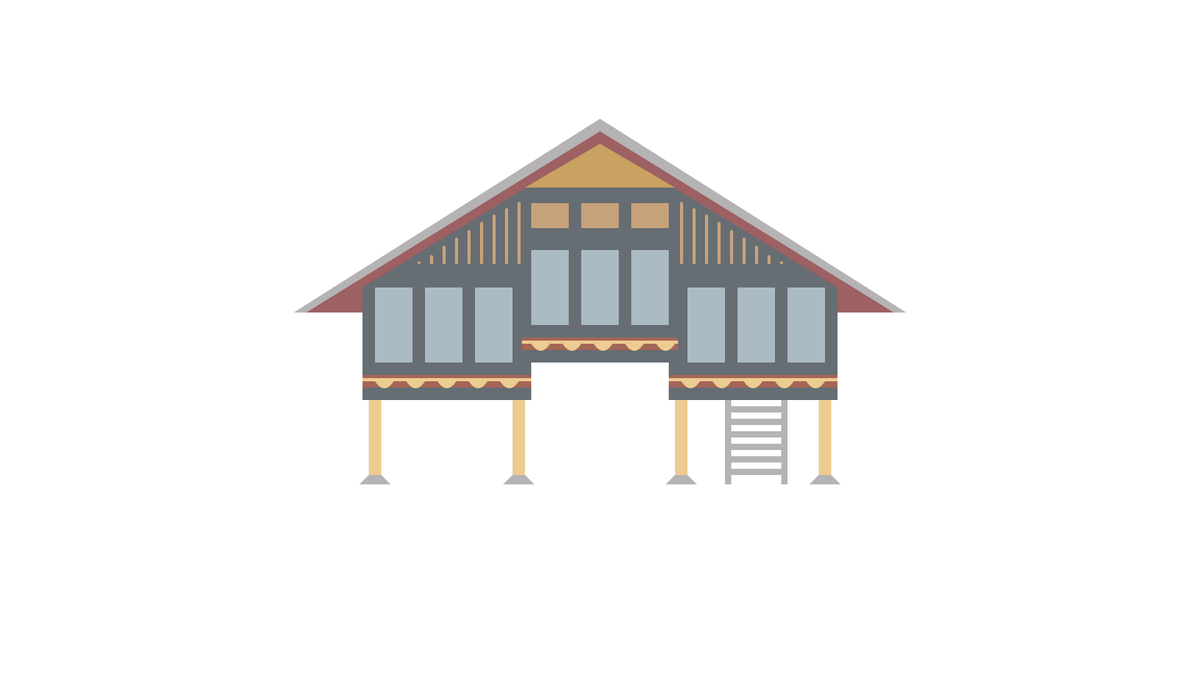
Frame 1 (no input)
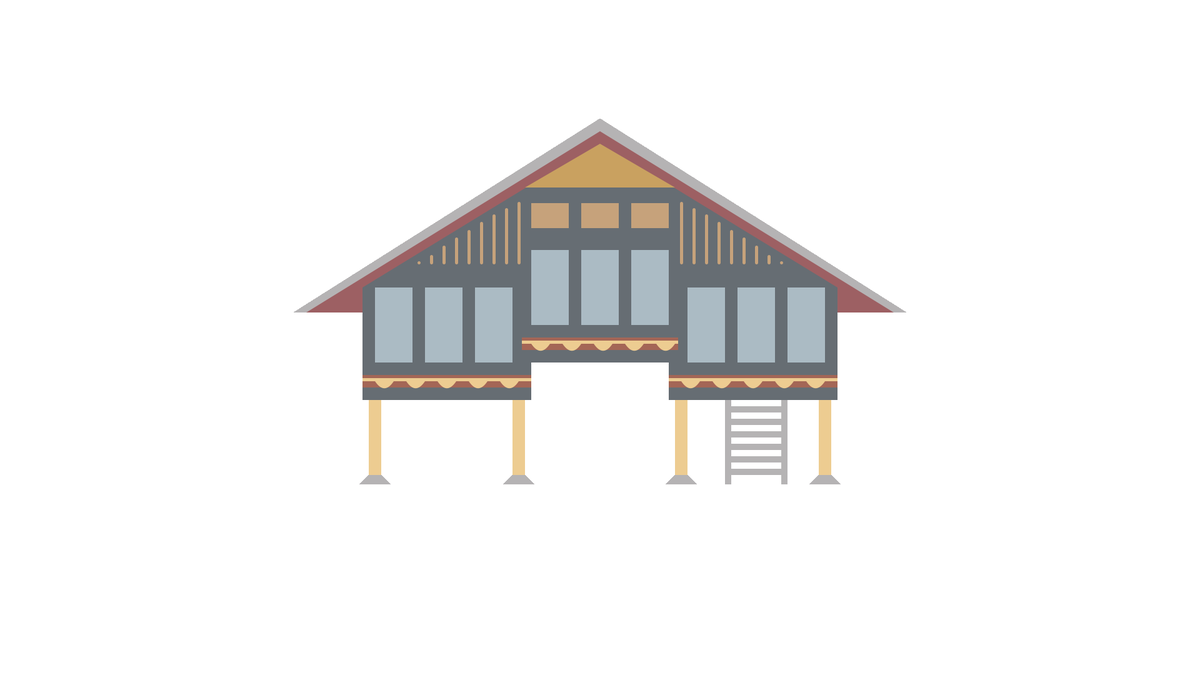
Frame 60 (the mouse pressed at the canvas centre just before this capture)
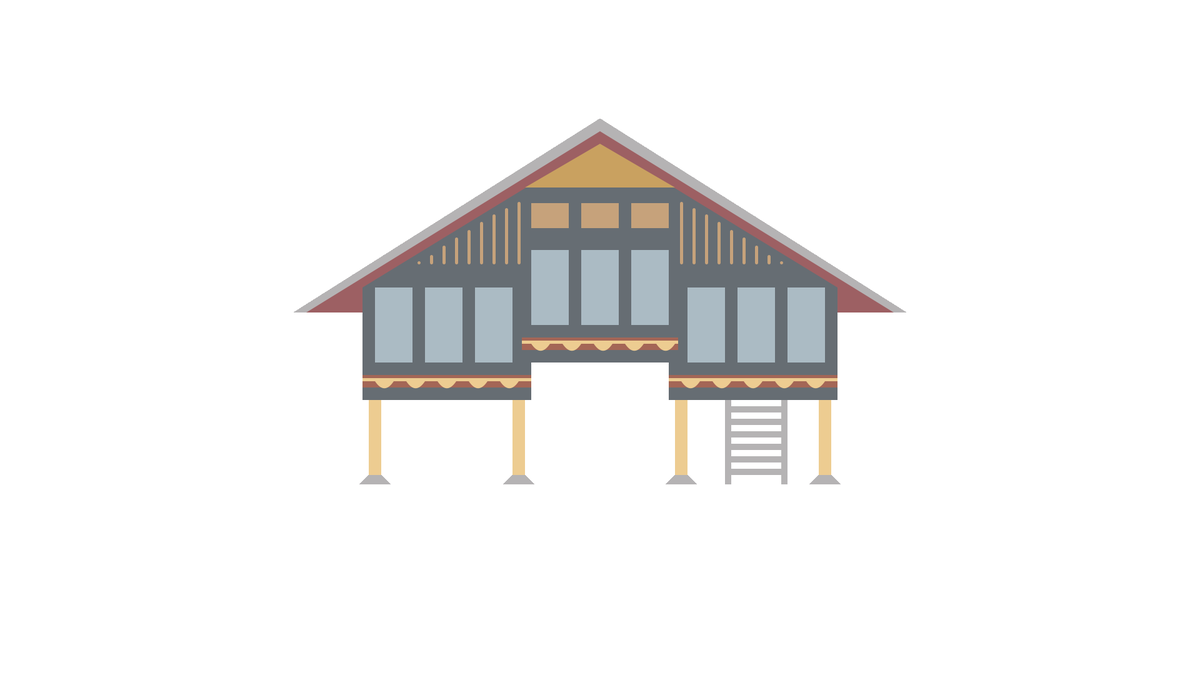
Frame 120 (the mouse held since frame 60 and released just before this capture)

The Processing sketch that drew these frames (run headless with seeded random() and noise(); from frame 60 on, the mouse is pressed at the canvas centre):

// Processing sketch: rumahAceh
// ── rumahAceh.pde
//temporary

void setup(){
  background(255);
  size(1920, 1080);
}

void draw(){
  noStroke();
  
  //atap
  fill(#b5b3b4);
  triangle(470, 500, 960, 190, 1450, 500);
  fill(#9d6063);
  triangle(490, 500, 960, 210, 1430, 500);
  
  //badan
  fill(#666d73);
  rect(850, 300, 220, 280);
  triangle(580, 460, 850, 460, 850, 295);
  rect(580, 460, 270, 180);
  triangle(1070, 460, 1340, 460, 1070, 295);
  rect(1070, 460, 270, 180);
  pushMatrix();
    fill(#c9a160);
    triangle(840, 300, 960, 230, 1080, 300);
  popMatrix();
  
  //hiasan
  stroke(#c6a27b);
  strokeWeight(5);
    //kanan
  line(830, 420, 830, 325);
  line(810, 420, 810, 335);
  line(790, 420, 790, 345);
  line(770, 420, 770, 357);
  line(750, 420, 750, 370);
  line(730, 420, 730, 382);
  line(710, 420, 710, 395);
  line(690, 420, 690, 410);
  line(670, 420, 670, 420);
    //kiri
  line(1090, 420, 1090, 325);
  line(1110, 420, 1110, 335);
  line(1130, 420, 1130, 345);
  line(1150, 420, 1150, 357);
  line(1170, 420, 1170, 370);
  line(1190, 420, 1190, 382);
  line(1210, 420, 1210, 395);
  line(1230, 420, 1230, 410);
  line(1250, 420, 1250, 420);
    //tengah
  noStroke();
  pushMatrix();
    fill(#c6a27b);
    rect(850, 325, 60, 40);
    rect(930, 325, 60, 40);
    rect(1010, 325, 60, 40);
  popMatrix();
    //kotak biru
  pushMatrix();
    fill(#abbbc4);
    rect(850, 400, 60, 120);
    rect(930, 400, 60, 120);
    rect(1010, 400, 60, 120);
    rect(1100, 460, 60, 120);
    rect(1180, 460, 60, 120);
    rect(1260, 460, 60, 120);
    rect(760, 460, 60, 120);
    rect(680, 460, 60, 120);
    rect(600, 460, 60, 120);
  popMatrix();
    //kotak merah
  pushMatrix();
    fill(#a46656);
    rect(580, 600, 270, 20);
    rect(1070, 600, 270, 20);
    rect(835, 540, 250, 20);
  popMatrix();
    //kain kuning
  beginShape();
    fill(#edcc91);
    rect(580, 605, 270, 5);
    rect(1070, 605, 270, 5);
    rect(835, 545, 250, 5);
    //kiri
    bezier(600, 610, 610, 625, 620, 625, 630, 610);
    bezier(650, 610, 660, 625, 670, 625, 680, 610);
    bezier(700, 610, 710, 625, 720, 625, 730, 610);
    bezier(750, 610, 760, 625, 770, 625, 780, 610);
    bezier(800, 610, 810, 625, 820, 625, 830, 610);
    //tengah
    bezier(850, 550, 860, 565, 870, 565, 880, 550);
    bezier(900, 550, 910, 565, 920, 565, 930, 550);
    bezier(950, 550, 960, 565, 970, 565, 980, 550);
    bezier(1000, 550, 1010, 565, 1020, 565, 1030, 550);
    bezier(1050, 550, 1060, 565, 1070, 565, 1080, 550);
    //kanan
    bezier(1090, 610, 1100, 625, 1110, 625, 1120, 610);
    bezier(1140, 610, 1150, 625, 1160, 625, 1170, 610);
    bezier(1190, 610, 1200, 625, 1210, 625, 1220, 610);
    bezier(1240, 610, 1250, 625, 1260, 625, 1270, 610);
    bezier(1290, 610, 1300, 625, 1310, 625, 1320, 610);
  endShape();
  
  //kaki
  kaki(590, 640);
  kaki(820, 640);
  kaki(1080, 640);
  kaki(1310, 640);
    //bantal
    bantalKaki(590, 760);
    bantalKaki(820, 760);
    bantalKaki(1080, 760);
    bantalKaki(1310, 760);
    
  //tangga
  rect(1160, 640, 10, 135);
  rect(1250, 640, 10, 135);
  anakTangga(650);
  anakTangga(670);
  anakTangga(690);
  anakTangga(710);
  anakTangga(730);
  anakTangga(750);
}

void kaki(int x, int y){
  rect(x, y, 20, 120);
}

void bantalKaki(int x, int y){
  fill(#b5b3b4);
  triangle(x, y, x-15, y+15, x, y+15);
  rect(x, y, 20, 15);
  triangle(x+20, y, x+35, y+15, x+20, y+15);
}

void anakTangga(int y){
  rect(1160, y, 100, 10);
}
